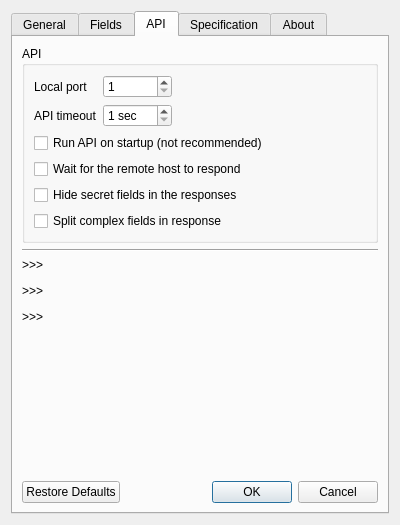
<?xml version="1.0" encoding="UTF-8"?>
<ui version="4.0">
 <class>SettingsWindow</class>
 <widget class="QDialog" name="SettingsWindow">
  <property name="geometry">
   <rect>
    <x>0</x>
    <y>0</y>
    <width>400</width>
    <height>525</height>
   </rect>
  </property>
  <property name="sizePolicy">
   <sizepolicy hsizetype="Fixed" vsizetype="Fixed">
    <horstretch>0</horstretch>
    <verstretch>0</verstretch>
   </sizepolicy>
  </property>
  <property name="minimumSize">
   <size>
    <width>400</width>
    <height>525</height>
   </size>
  </property>
  <property name="maximumSize">
   <size>
    <width>400</width>
    <height>525</height>
   </size>
  </property>
  <property name="windowTitle">
   <string>Signal | Configuration</string>
  </property>
  <layout class="QGridLayout" name="gridLayout_10">
   <item row="0" column="0">
    <widget class="QTabWidget" name="MainTabs">
     <property name="currentIndex">
      <number>2</number>
     </property>
     <widget class="QWidget" name="General">
      <attribute name="title">
       <string>General</string>
      </attribute>
      <layout class="QVBoxLayout" name="verticalLayout">
       <item>
        <widget class="QGroupBox" name="ConnectionBox">
         <property name="title">
          <string>Remote host</string>
         </property>
         <layout class="QGridLayout" name="gridLayout_2">
          <item row="1" column="0">
           <layout class="QHBoxLayout" name="horizontalLayout_6">
            <item>
             <widget class="QCheckBox" name="HeaderLengthMode">
              <property name="text">
               <string>ISO Message header length</string>
              </property>
             </widget>
            </item>
            <item>
             <widget class="QSpinBox" name="HeaderLength">
              <property name="minimumSize">
               <size>
                <width>80</width>
                <height>0</height>
               </size>
              </property>
              <property name="maximumSize">
               <size>
                <width>55</width>
                <height>16777215</height>
               </size>
              </property>
              <property name="whatsThis">
               <string>Usually 2 or 4</string>
              </property>
              <property name="inputMethodHints">
               <set>Qt::ImhNone</set>
              </property>
              <property name="readOnly">
               <bool>false</bool>
              </property>
              <property name="buttonSymbols">
               <enum>QAbstractSpinBox::UpDownArrows</enum>
              </property>
              <property name="keyboardTracking">
               <bool>false</bool>
              </property>
              <property name="showGroupSeparator" stdset="0">
               <bool>false</bool>
              </property>
              <property name="suffix">
               <string> bytes</string>
              </property>
              <property name="prefix">
               <string/>
              </property>
              <property name="minimum">
               <number>2</number>
              </property>
              <property name="maximum">
               <number>64</number>
              </property>
              <property name="singleStep">
               <number>2</number>
              </property>
              <property name="value">
               <number>2</number>
              </property>
             </widget>
            </item>
           </layout>
          </item>
          <item row="2" column="0">
           <layout class="QHBoxLayout" name="horizontalLayout_3">
            <item>
             <widget class="QCheckBox" name="KeepAliveMode">
              <property name="text">
               <string>Keep-Alive message interval </string>
              </property>
             </widget>
            </item>
            <item>
             <widget class="QSpinBox" name="KeepAliveInterval">
              <property name="minimumSize">
               <size>
                <width>80</width>
                <height>20</height>
               </size>
              </property>
              <property name="maximumSize">
               <size>
                <width>55</width>
                <height>20</height>
               </size>
              </property>
              <property name="buttonSymbols">
               <enum>QAbstractSpinBox::UpDownArrows</enum>
              </property>
              <property name="keyboardTracking">
               <bool>true</bool>
              </property>
              <property name="showGroupSeparator" stdset="0">
               <bool>false</bool>
              </property>
              <property name="suffix">
               <string> sec</string>
              </property>
              <property name="minimum">
               <number>1</number>
              </property>
              <property name="maximum">
               <number>1000</number>
              </property>
              <property name="value">
               <number>300</number>
              </property>
              <property name="displayIntegerBase">
               <number>10</number>
              </property>
             </widget>
            </item>
           </layout>
          </item>
          <item row="0" column="0">
           <layout class="QHBoxLayout" name="horizontalLayout_2">
            <item>
             <widget class="QLabel" name="IpLabel">
              <property name="text">
               <string>IP</string>
              </property>
             </widget>
            </item>
            <item>
             <widget class="QLineEdit" name="SvAddress">
              <property name="placeholderText">
               <string>Hostname or address</string>
              </property>
             </widget>
            </item>
            <item>
             <widget class="QLabel" name="PortLabel">
              <property name="text">
               <string>:</string>
              </property>
             </widget>
            </item>
            <item>
             <widget class="QSpinBox" name="SvPort">
              <property name="minimumSize">
               <size>
                <width>80</width>
                <height>0</height>
               </size>
              </property>
              <property name="minimum">
               <number>1</number>
              </property>
              <property name="maximum">
               <number>65535</number>
              </property>
             </widget>
            </item>
           </layout>
          </item>
         </layout>
        </widget>
       </item>
       <item>
        <widget class="QGroupBox" name="LogBox">
         <property name="palette">
          <palette>
           <active>
            <colorrole role="Base">
             <brush brushstyle="SolidPattern">
              <color alpha="255">
               <red>255</red>
               <green>255</green>
               <blue>255</blue>
              </color>
             </brush>
            </colorrole>
            <colorrole role="Window">
             <brush brushstyle="SolidPattern">
              <color alpha="255">
               <red>0</red>
               <green>0</green>
               <blue>255</blue>
              </color>
             </brush>
            </colorrole>
           </active>
           <inactive>
            <colorrole role="Base">
             <brush brushstyle="SolidPattern">
              <color alpha="255">
               <red>255</red>
               <green>255</green>
               <blue>255</blue>
              </color>
             </brush>
            </colorrole>
            <colorrole role="Window">
             <brush brushstyle="SolidPattern">
              <color alpha="255">
               <red>0</red>
               <green>0</green>
               <blue>255</blue>
              </color>
             </brush>
            </colorrole>
           </inactive>
           <disabled>
            <colorrole role="Base">
             <brush brushstyle="SolidPattern">
              <color alpha="255">
               <red>0</red>
               <green>0</green>
               <blue>255</blue>
              </color>
             </brush>
            </colorrole>
            <colorrole role="Window">
             <brush brushstyle="SolidPattern">
              <color alpha="255">
               <red>0</red>
               <green>0</green>
               <blue>255</blue>
              </color>
             </brush>
            </colorrole>
           </disabled>
          </palette>
         </property>
         <property name="title">
          <string>Log</string>
         </property>
         <layout class="QGridLayout" name="gridLayout_6">
          <item row="4" column="0">
           <widget class="QCheckBox" name="ClearLog">
            <property name="text">
             <string>Clear log before sent message</string>
            </property>
           </widget>
          </item>
          <item row="0" column="0">
           <layout class="QHBoxLayout" name="horizontalLayout_4">
            <item>
             <widget class="QLabel" name="label_4">
              <property name="text">
               <string>Debug level</string>
              </property>
             </widget>
            </item>
            <item>
             <spacer name="horizontalSpacer_2">
              <property name="orientation">
               <enum>Qt::Horizontal</enum>
              </property>
              <property name="sizeHint" stdset="0">
               <size>
                <width>40</width>
                <height>20</height>
               </size>
              </property>
             </spacer>
            </item>
            <item>
             <widget class="QComboBox" name="DebugLevel"/>
            </item>
           </layout>
          </item>
          <item row="3" column="0">
           <layout class="QHBoxLayout" name="horizontalLayout_10">
            <item>
             <widget class="QLabel" name="LogBackupLabel">
              <property name="text">
               <string>Logfile backup storage depth</string>
              </property>
             </widget>
            </item>
            <item>
             <spacer name="horizontalSpacer_7">
              <property name="orientation">
               <enum>Qt::Horizontal</enum>
              </property>
              <property name="sizeHint" stdset="0">
               <size>
                <width>40</width>
                <height>20</height>
               </size>
              </property>
             </spacer>
            </item>
            <item>
             <widget class="QSpinBox" name="LogStorageDepth">
              <property name="maximum">
               <number>999</number>
              </property>
             </widget>
            </item>
           </layout>
          </item>
          <item row="2" column="0">
           <widget class="QCheckBox" name="ParseSubfields">
            <property name="text">
             <string>Parse subfields</string>
            </property>
           </widget>
          </item>
          <item row="5" column="0">
           <widget class="QCheckBox" name="ReduceKeepAlive">
            <property name="text">
             <string>Do not display Keep-Alive in log</string>
            </property>
           </widget>
          </item>
         </layout>
        </widget>
       </item>
       <item>
        <widget class="QGroupBox" name="OnStartupBox">
         <property name="title">
          <string>On startup</string>
         </property>
         <layout class="QVBoxLayout" name="verticalLayout_5">
          <item>
           <widget class="QCheckBox" name="ConnectOnStartup">
            <property name="text">
             <string>Open connection</string>
            </property>
           </widget>
          </item>
          <item>
           <widget class="QCheckBox" name="ProcessDefaultDump">
            <property name="text">
             <string>Process default file</string>
            </property>
           </widget>
          </item>
          <item>
           <widget class="QCheckBox" name="LoadSpec">
            <property name="text">
             <string>Load remote specification</string>
            </property>
           </widget>
          </item>
          <item>
           <widget class="QCheckBox" name="ShowLicense">
            <property name="text">
             <string>Show license dialog</string>
            </property>
           </widget>
          </item>
         </layout>
        </widget>
       </item>
       <item>
        <spacer name="verticalSpacer_2">
         <property name="orientation">
          <enum>Qt::Vertical</enum>
         </property>
         <property name="sizeHint" stdset="0">
          <size>
           <width>20</width>
           <height>40</height>
          </size>
         </property>
        </spacer>
       </item>
       <item>
        <widget class="QDialogButtonBox" name="GeneralButtonBox">
         <property name="standardButtons">
          <set>QDialogButtonBox::Cancel|QDialogButtonBox::Ok|QDialogButtonBox::RestoreDefaults</set>
         </property>
        </widget>
       </item>
      </layout>
     </widget>
     <widget class="QWidget" name="Fields">
      <attribute name="title">
       <string>Fields</string>
      </attribute>
      <layout class="QGridLayout" name="gridLayout_7">
       <item row="2" column="0">
        <spacer name="verticalSpacer">
         <property name="orientation">
          <enum>Qt::Vertical</enum>
         </property>
         <property name="sizeHint" stdset="0">
          <size>
           <width>20</width>
           <height>40</height>
          </size>
         </property>
        </spacer>
       </item>
       <item row="1" column="0">
        <widget class="QGroupBox" name="groupBox">
         <property name="title">
          <string>Validation</string>
         </property>
         <layout class="QGridLayout" name="gridLayout_3">
          <item row="0" column="0">
           <widget class="QCheckBox" name="ValidationEnabled">
            <property name="text">
             <string>Data validation enabled </string>
            </property>
           </widget>
          </item>
          <item row="2" column="0">
           <widget class="QCheckBox" name="ValidateOutgoing">
            <property name="text">
             <string>Outgoing messages validation</string>
            </property>
           </widget>
          </item>
          <item row="7" column="0">
           <layout class="QHBoxLayout" name="horizontalLayout_9">
            <item>
             <widget class="QLabel" name="ValidationModeLabel">
              <property name="text">
               <string>Violation processing mode</string>
              </property>
             </widget>
            </item>
            <item>
             <spacer name="horizontalSpacer_5">
              <property name="orientation">
               <enum>Qt::Horizontal</enum>
              </property>
              <property name="sizeHint" stdset="0">
               <size>
                <width>40</width>
                <height>20</height>
               </size>
              </property>
             </spacer>
            </item>
            <item>
             <widget class="QComboBox" name="ValidationReaction">
              <item>
               <property name="text">
                <string>ERROR</string>
               </property>
              </item>
              <item>
               <property name="text">
                <string>WARNING</string>
               </property>
              </item>
              <item>
               <property name="text">
                <string>FLEXIBLE</string>
               </property>
              </item>
             </widget>
            </item>
           </layout>
          </item>
          <item row="1" column="0">
           <widget class="QCheckBox" name="ValidateWindow">
            <property name="text">
             <string>Window fields validation</string>
            </property>
           </widget>
          </item>
          <item row="3" column="0">
           <widget class="QCheckBox" name="ValidateIncoming">
            <property name="text">
             <string>Incoming messages validation</string>
            </property>
           </widget>
          </item>
         </layout>
        </widget>
       </item>
       <item row="0" column="0">
        <widget class="QGroupBox" name="FieldsBox">
         <property name="inputMethodHints">
          <set>Qt::ImhDigitsOnly</set>
         </property>
         <property name="title">
          <string>Fields</string>
         </property>
         <layout class="QGridLayout" name="gridLayout_5">
          <item row="5" column="0">
           <widget class="QCheckBox" name="ManualInputMode">
            <property name="text">
             <string>Fields data manual entry mode</string>
            </property>
           </widget>
          </item>
          <item row="3" column="0">
           <widget class="QCheckBox" name="JsonMode">
            <property name="text">
             <string>JSON-like fields representation </string>
            </property>
           </widget>
          </item>
          <item row="4" column="0">
           <widget class="QCheckBox" name="HideSecrets">
            <property name="text">
             <string>Hide secret fields</string>
            </property>
           </widget>
          </item>
          <item row="1" column="0">
           <widget class="QCheckBox" name="SendInternalId">
            <property name="text">
             <string>Send internal transaction ID to Host</string>
            </property>
           </widget>
          </item>
          <item row="0" column="0">
           <layout class="QHBoxLayout" name="horizontalLayout">
            <item>
             <widget class="QCheckBox" name="MaxAmountBox">
              <property name="text">
               <string>Max generated amount</string>
              </property>
             </widget>
            </item>
            <item>
             <spacer name="horizontalSpacer_6">
              <property name="orientation">
               <enum>Qt::Horizontal</enum>
              </property>
              <property name="sizeHint" stdset="0">
               <size>
                <width>40</width>
                <height>20</height>
               </size>
              </property>
             </spacer>
            </item>
            <item>
             <widget class="QComboBox" name="MaxAmount">
              <property name="inputMethodHints">
               <set>Qt::ImhDigitsOnly</set>
              </property>
              <property name="editable">
               <bool>false</bool>
              </property>
              <item>
               <property name="text">
                <string>100</string>
               </property>
              </item>
              <item>
               <property name="text">
                <string>500</string>
               </property>
              </item>
              <item>
               <property name="text">
                <string>1500</string>
               </property>
              </item>
              <item>
               <property name="text">
                <string>10000</string>
               </property>
              </item>
              <item>
               <property name="text">
                <string>100000</string>
               </property>
              </item>
             </widget>
            </item>
           </layout>
          </item>
          <item row="2" column="0">
           <widget class="QCheckBox" name="BuildFld90">
            <property name="text">
             <string>Build field 90 in reversal</string>
            </property>
           </widget>
          </item>
         </layout>
        </widget>
       </item>
       <item row="3" column="0">
        <widget class="QDialogButtonBox" name="FieldsButtonBox">
         <property name="standardButtons">
          <set>QDialogButtonBox::Cancel|QDialogButtonBox::Ok|QDialogButtonBox::RestoreDefaults</set>
         </property>
        </widget>
       </item>
      </layout>
     </widget>
     <widget class="QWidget" name="API">
      <attribute name="title">
       <string>API</string>
      </attribute>
      <layout class="QGridLayout" name="gridLayout">
       <item row="3" column="0">
        <widget class="QLabel" name="ApiInfoLabel">
         <property name="text">
          <string>&lt;html&gt;&lt;head/&gt;&lt;body&gt;&lt;p&gt;&amp;gt;&amp;gt;&amp;gt;&lt;/p&gt;&lt;p&gt;&amp;gt;&amp;gt;&amp;gt;&lt;/p&gt;&lt;p&gt;&amp;gt;&amp;gt;&amp;gt;&lt;/p&gt;&lt;/body&gt;&lt;/html&gt;</string>
         </property>
         <property name="wordWrap">
          <bool>true</bool>
         </property>
         <property name="openExternalLinks">
          <bool>false</bool>
         </property>
         <property name="textInteractionFlags">
          <set>Qt::LinksAccessibleByMouse|Qt::TextSelectableByMouse</set>
         </property>
        </widget>
       </item>
       <item row="1" column="0">
        <layout class="QHBoxLayout" name="horizontalLayout_11"/>
       </item>
       <item row="4" column="0">
        <spacer name="verticalSpacer_8">
         <property name="orientation">
          <enum>Qt::Vertical</enum>
         </property>
         <property name="sizeHint" stdset="0">
          <size>
           <width>20</width>
           <height>40</height>
          </size>
         </property>
        </spacer>
       </item>
       <item row="5" column="0">
        <widget class="QDialogButtonBox" name="ApiButtonBox">
         <property name="standardButtons">
          <set>QDialogButtonBox::Cancel|QDialogButtonBox::Ok|QDialogButtonBox::RestoreDefaults</set>
         </property>
        </widget>
       </item>
       <item row="2" column="0">
        <widget class="Line" name="line_2">
         <property name="orientation">
          <enum>Qt::Horizontal</enum>
         </property>
        </widget>
       </item>
       <item row="0" column="0">
        <widget class="QGroupBox" name="ApiBox">
         <property name="title">
          <string>API</string>
         </property>
         <layout class="QGridLayout" name="gridLayout_13">
          <item row="0" column="0">
           <layout class="QGridLayout" name="gridLayout_9">
            <item row="0" column="0">
             <widget class="QLabel" name="label_2">
              <property name="text">
               <string>Local port</string>
              </property>
             </widget>
            </item>
            <item row="0" column="1">
             <widget class="QSpinBox" name="ApiPort">
              <property name="minimumSize">
               <size>
                <width>0</width>
                <height>0</height>
               </size>
              </property>
              <property name="minimum">
               <number>1</number>
              </property>
              <property name="maximum">
               <number>65535</number>
              </property>
             </widget>
            </item>
            <item row="1" column="0">
             <widget class="QLabel" name="label">
              <property name="text">
               <string>API timeout</string>
              </property>
             </widget>
            </item>
            <item row="1" column="1">
             <widget class="QSpinBox" name="ApiTimeout">
              <property name="specialValueText">
               <string/>
              </property>
              <property name="suffix">
               <string> sec</string>
              </property>
              <property name="minimum">
               <number>1</number>
              </property>
              <property name="maximum">
               <number>999</number>
              </property>
             </widget>
            </item>
            <item row="1" column="2">
             <spacer name="horizontalSpacer_9">
              <property name="orientation">
               <enum>Qt::Horizontal</enum>
              </property>
              <property name="sizeHint" stdset="0">
               <size>
                <width>40</width>
                <height>20</height>
               </size>
              </property>
             </spacer>
            </item>
           </layout>
          </item>
          <item row="1" column="0">
           <widget class="QCheckBox" name="ApiRun">
            <property name="text">
             <string>Run API on startup (not recommended)</string>
            </property>
           </widget>
          </item>
          <item row="2" column="0">
           <widget class="QCheckBox" name="WaitForRemoteHost">
            <property name="text">
             <string>Wait for the remote host to respond</string>
            </property>
           </widget>
          </item>
          <item row="3" column="0">
           <widget class="QCheckBox" name="HideSecretsApi">
            <property name="text">
             <string>Hide secret fields in the responses</string>
            </property>
           </widget>
          </item>
          <item row="4" column="0">
           <widget class="QCheckBox" name="ParseComplexFields">
            <property name="text">
             <string>Split complex fields in response</string>
            </property>
           </widget>
          </item>
         </layout>
        </widget>
       </item>
      </layout>
     </widget>
     <widget class="QWidget" name="Spec">
      <attribute name="title">
       <string>Specification</string>
      </attribute>
      <layout class="QGridLayout" name="gridLayout_8">
       <item row="0" column="0">
        <widget class="QGroupBox" name="SpecBox">
         <property name="title">
          <string>Specification</string>
         </property>
         <layout class="QGridLayout" name="gridLayout_4">
          <item row="0" column="0">
           <layout class="QHBoxLayout" name="horizontalLayout_8">
            <item>
             <widget class="QLabel" name="UrlLabel">
              <property name="text">
               <string>URL</string>
              </property>
             </widget>
            </item>
            <item>
             <widget class="QLineEdit" name="RemoteSpecUrl">
              <property name="placeholderText">
               <string>http://spec.example.url:7002/get_spec</string>
              </property>
             </widget>
            </item>
           </layout>
          </item>
          <item row="4" column="0">
           <layout class="QHBoxLayout" name="horizontalLayout_7">
            <item>
             <widget class="QLabel" name="BackupStorageLabel">
              <property name="text">
               <string>Specification backup storage depth</string>
              </property>
             </widget>
            </item>
            <item>
             <spacer name="horizontalSpacer">
              <property name="orientation">
               <enum>Qt::Horizontal</enum>
              </property>
              <property name="sizeHint" stdset="0">
               <size>
                <width>40</width>
                <height>20</height>
               </size>
              </property>
             </spacer>
            </item>
            <item>
             <widget class="QSpinBox" name="StorageDepth">
              <property name="maximum">
               <number>999</number>
              </property>
             </widget>
            </item>
           </layout>
          </item>
          <item row="2" column="0">
           <widget class="QCheckBox" name="RewriteLocalSpec">
            <property name="text">
             <string>Overwrite local spec by remote one</string>
            </property>
           </widget>
          </item>
          <item row="1" column="0">
           <widget class="QCheckBox" name="LoadSpec2">
            <property name="text">
             <string>Load remote specification on startup</string>
            </property>
           </widget>
          </item>
          <item row="5" column="0">
           <spacer name="verticalSpacer_4">
            <property name="orientation">
             <enum>Qt::Vertical</enum>
            </property>
            <property name="sizeHint" stdset="0">
             <size>
              <width>20</width>
              <height>40</height>
             </size>
            </property>
           </spacer>
          </item>
         </layout>
        </widget>
       </item>
       <item row="1" column="0">
        <widget class="QDialogButtonBox" name="SpecificationButtonBox">
         <property name="standardButtons">
          <set>QDialogButtonBox::Cancel|QDialogButtonBox::Ok|QDialogButtonBox::RestoreDefaults</set>
         </property>
        </widget>
       </item>
      </layout>
     </widget>
     <widget class="QWidget" name="About">
      <attribute name="title">
       <string>About</string>
      </attribute>
      <layout class="QGridLayout" name="gridLayout_12">
       <item row="0" column="0">
        <widget class="QFrame" name="frame">
         <property name="frameShape">
          <enum>QFrame::Box</enum>
         </property>
         <property name="frameShadow">
          <enum>QFrame::Raised</enum>
         </property>
         <layout class="QGridLayout" name="gridLayout_11">
          <item row="0" column="1">
           <spacer name="verticalSpacer_7">
            <property name="orientation">
             <enum>Qt::Vertical</enum>
            </property>
            <property name="sizeHint" stdset="0">
             <size>
              <width>20</width>
              <height>40</height>
             </size>
            </property>
           </spacer>
          </item>
          <item row="1" column="0">
           <spacer name="horizontalSpacer_4">
            <property name="orientation">
             <enum>Qt::Horizontal</enum>
            </property>
            <property name="sizeHint" stdset="0">
             <size>
              <width>146</width>
              <height>20</height>
             </size>
            </property>
           </spacer>
          </item>
          <item row="1" column="1">
           <widget class="QLabel" name="logoLabel">
            <property name="sizePolicy">
             <sizepolicy hsizetype="Fixed" vsizetype="Fixed">
              <horstretch>0</horstretch>
              <verstretch>0</verstretch>
             </sizepolicy>
            </property>
            <property name="minimumSize">
             <size>
              <width>0</width>
              <height>0</height>
             </size>
            </property>
            <property name="maximumSize">
             <size>
              <width>3000</width>
              <height>5000</height>
             </size>
            </property>
            <property name="frameShape">
             <enum>QFrame::NoFrame</enum>
            </property>
            <property name="frameShadow">
             <enum>QFrame::Plain</enum>
            </property>
            <property name="text">
             <string>logo</string>
            </property>
            <property name="scaledContents">
             <bool>true</bool>
            </property>
            <property name="alignment">
             <set>Qt::AlignCenter</set>
            </property>
           </widget>
          </item>
          <item row="1" column="2">
           <spacer name="horizontalSpacer_8">
            <property name="orientation">
             <enum>Qt::Horizontal</enum>
            </property>
            <property name="sizeHint" stdset="0">
             <size>
              <width>145</width>
              <height>20</height>
             </size>
            </property>
           </spacer>
          </item>
          <item row="2" column="1">
           <spacer name="verticalSpacer_6">
            <property name="orientation">
             <enum>Qt::Vertical</enum>
            </property>
            <property name="sizeHint" stdset="0">
             <size>
              <width>20</width>
              <height>40</height>
             </size>
            </property>
           </spacer>
          </item>
          <item row="3" column="0" colspan="3">
           <widget class="Line" name="line">
            <property name="orientation">
             <enum>Qt::Horizontal</enum>
            </property>
           </widget>
          </item>
          <item row="4" column="0" colspan="3">
           <layout class="QHBoxLayout" name="horizontalLayout_5">
            <item>
             <spacer name="horizontalSpacer_10">
              <property name="orientation">
               <enum>Qt::Horizontal</enum>
              </property>
              <property name="sizeHint" stdset="0">
               <size>
                <width>40</width>
                <height>20</height>
               </size>
              </property>
             </spacer>
            </item>
            <item>
             <widget class="QLabel" name="UserGuideLink">
              <property name="font">
               <font>
                <family>Calibri</family>
                <pointsize>12</pointsize>
               </font>
              </property>
              <property name="text">
               <string>User guide</string>
              </property>
              <property name="alignment">
               <set>Qt::AlignCenter</set>
              </property>
             </widget>
            </item>
            <item>
             <spacer name="horizontalSpacer_11">
              <property name="orientation">
               <enum>Qt::Horizontal</enum>
              </property>
              <property name="sizeHint" stdset="0">
               <size>
                <width>40</width>
                <height>20</height>
               </size>
              </property>
             </spacer>
            </item>
           </layout>
          </item>
          <item row="5" column="0" colspan="3">
           <layout class="QHBoxLayout" name="horizontalLayout_13">
            <item>
             <layout class="QVBoxLayout" name="verticalLayout_2">
              <item>
               <widget class="QLabel" name="VersionLabel">
                <property name="palette">
                 <palette>
                  <active>
                   <colorrole role="Text">
                    <brush brushstyle="SolidPattern">
                     <color alpha="255">
                      <red>0</red>
                      <green>0</green>
                      <blue>127</blue>
                     </color>
                    </brush>
                   </colorrole>
                  </active>
                  <inactive>
                   <colorrole role="Text">
                    <brush brushstyle="SolidPattern">
                     <color alpha="255">
                      <red>0</red>
                      <green>0</green>
                      <blue>127</blue>
                     </color>
                    </brush>
                   </colorrole>
                  </inactive>
                  <disabled>
                   <colorrole role="Text">
                    <brush brushstyle="SolidPattern">
                     <color alpha="255">
                      <red>120</red>
                      <green>120</green>
                      <blue>120</blue>
                     </color>
                    </brush>
                   </colorrole>
                  </disabled>
                 </palette>
                </property>
                <property name="font">
                 <font>
                  <family>Calibri</family>
                  <pointsize>12</pointsize>
                 </font>
                </property>
                <property name="text">
                 <string>Version</string>
                </property>
                <property name="textInteractionFlags">
                 <set>Qt::NoTextInteraction</set>
                </property>
               </widget>
              </item>
              <item>
               <widget class="QLabel" name="ReleaseLabel">
                <property name="palette">
                 <palette>
                  <active>
                   <colorrole role="Text">
                    <brush brushstyle="SolidPattern">
                     <color alpha="255">
                      <red>0</red>
                      <green>0</green>
                      <blue>127</blue>
                     </color>
                    </brush>
                   </colorrole>
                  </active>
                  <inactive>
                   <colorrole role="Text">
                    <brush brushstyle="SolidPattern">
                     <color alpha="255">
                      <red>0</red>
                      <green>0</green>
                      <blue>127</blue>
                     </color>
                    </brush>
                   </colorrole>
                  </inactive>
                  <disabled>
                   <colorrole role="Text">
                    <brush brushstyle="SolidPattern">
                     <color alpha="255">
                      <red>120</red>
                      <green>120</green>
                      <blue>120</blue>
                     </color>
                    </brush>
                   </colorrole>
                  </disabled>
                 </palette>
                </property>
                <property name="font">
                 <font>
                  <family>Calibri</family>
                  <pointsize>12</pointsize>
                 </font>
                </property>
                <property name="text">
                 <string>Released in</string>
                </property>
                <property name="textInteractionFlags">
                 <set>Qt::NoTextInteraction</set>
                </property>
               </widget>
              </item>
              <item>
               <widget class="QLabel" name="AuthorLabel">
                <property name="palette">
                 <palette>
                  <active>
                   <colorrole role="Text">
                    <brush brushstyle="SolidPattern">
                     <color alpha="255">
                      <red>0</red>
                      <green>0</green>
                      <blue>127</blue>
                     </color>
                    </brush>
                   </colorrole>
                  </active>
                  <inactive>
                   <colorrole role="Text">
                    <brush brushstyle="SolidPattern">
                     <color alpha="255">
                      <red>0</red>
                      <green>0</green>
                      <blue>127</blue>
                     </color>
                    </brush>
                   </colorrole>
                  </inactive>
                  <disabled>
                   <colorrole role="Text">
                    <brush brushstyle="SolidPattern">
                     <color alpha="255">
                      <red>120</red>
                      <green>120</green>
                      <blue>120</blue>
                     </color>
                    </brush>
                   </colorrole>
                  </disabled>
                 </palette>
                </property>
                <property name="font">
                 <font>
                  <family>Calibri</family>
                  <pointsize>12</pointsize>
                 </font>
                </property>
                <property name="text">
                 <string>Developed by</string>
                </property>
                <property name="textInteractionFlags">
                 <set>Qt::NoTextInteraction</set>
                </property>
               </widget>
              </item>
              <item>
               <widget class="QLabel" name="ContactLabel">
                <property name="palette">
                 <palette>
                  <active>
                   <colorrole role="Text">
                    <brush brushstyle="SolidPattern">
                     <color alpha="255">
                      <red>0</red>
                      <green>0</green>
                      <blue>127</blue>
                     </color>
                    </brush>
                   </colorrole>
                  </active>
                  <inactive>
                   <colorrole role="Text">
                    <brush brushstyle="SolidPattern">
                     <color alpha="255">
                      <red>0</red>
                      <green>0</green>
                      <blue>127</blue>
                     </color>
                    </brush>
                   </colorrole>
                  </inactive>
                  <disabled>
                   <colorrole role="Text">
                    <brush brushstyle="SolidPattern">
                     <color alpha="255">
                      <red>120</red>
                      <green>120</green>
                      <blue>120</blue>
                     </color>
                    </brush>
                   </colorrole>
                  </disabled>
                 </palette>
                </property>
                <property name="font">
                 <font>
                  <family>Calibri</family>
                  <pointsize>12</pointsize>
                 </font>
                </property>
                <property name="text">
                 <string>Contact</string>
                </property>
                <property name="textInteractionFlags">
                 <set>Qt::LinksAccessibleByMouse</set>
                </property>
               </widget>
              </item>
             </layout>
            </item>
            <item>
             <spacer name="horizontalSpacer_3">
              <property name="orientation">
               <enum>Qt::Horizontal</enum>
              </property>
              <property name="sizeHint" stdset="0">
               <size>
                <width>40</width>
                <height>20</height>
               </size>
              </property>
             </spacer>
            </item>
            <item>
             <layout class="QVBoxLayout" name="verticalLayout_4">
              <item>
               <spacer name="verticalSpacer_5">
                <property name="orientation">
                 <enum>Qt::Vertical</enum>
                </property>
                <property name="sizeHint" stdset="0">
                 <size>
                  <width>20</width>
                  <height>40</height>
                 </size>
                </property>
               </spacer>
              </item>
              <item>
               <widget class="QPushButton" name="MusicOnOfButton">
                <property name="maximumSize">
                 <size>
                  <width>30</width>
                  <height>24</height>
                 </size>
                </property>
                <property name="text">
                 <string/>
                </property>
               </widget>
              </item>
             </layout>
            </item>
           </layout>
          </item>
         </layout>
        </widget>
       </item>
      </layout>
     </widget>
    </widget>
   </item>
  </layout>
 </widget>
 <resources/>
 <connections/>
</ui>
